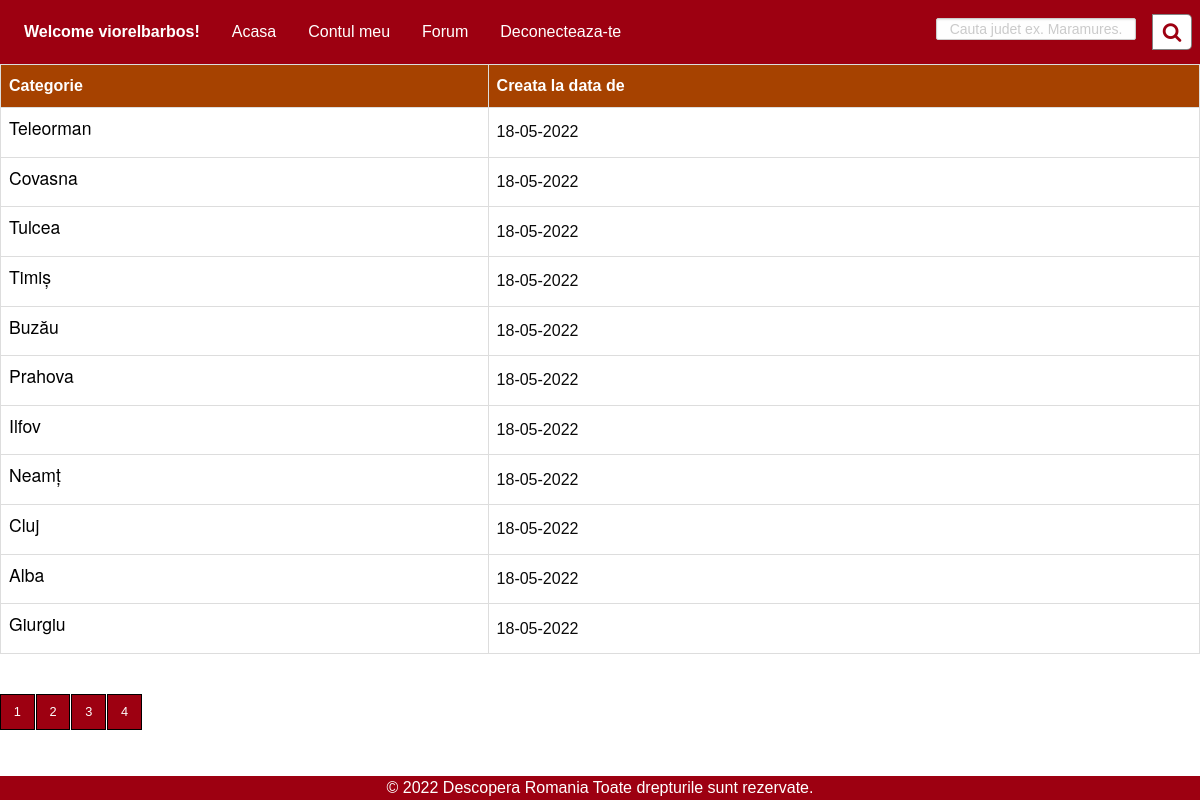
Screenshot of /category.php?pg=2 (signed in) with the database file from the repository.
### tables this page shows
CREATE TABLE `pages` (
  `id` int(11) NOT NULL,
  `pg_name` varchar(20) NOT NULL,
  `nume_meniu` varchar(17) NOT NULL,
  `tip_user` int(11) NOT NULL
);

CREATE TABLE `judete` (
  `id` int(11) NOT NULL,
  `code` varchar(55) NOT NULL,
  `name` varchar(64) NOT NULL
);

### category.php (the view, shortened to what this page needs)
<html>
  <link rel="stylesheet" href="css/foundation.css" />
  <link rel="stylesheet" href="css/app.css" />
  <link rel="stylesheet" href="css/app.css" />
  <link rel="stylesheet" href="css/styleAuth.css" />
</html>
<?php
include 'db.php';
include 'header-admin.php';
if($_SESSION['type'] == 1) {
    $start = 0;
    $limit = 7;
    $id = 1;
}
else {
    $limit = 11;
    $id = 1;
}
    if (isset($_GET['pg'])) {
        $id = $_GET['pg'];
    }
    else {
      $id = 1;
    }
    $start = ($id - 1) * $limit;
    $sql_jud = "SELECT * FROM judete LIMIT $start, $limit";
    $result_jud = mysqli_query($con, $sql_jud);
    if (!$result_jud)
        die('Invalid querry:' . mysqli_error($con));
    else {
        echo "<table id = \"customers\">";
        echo "<tr><th><b>Categorie</b></th><th><b>Creata la data de</b></th></tr>";
        while ($table_data = mysqli_fetch_array($result_jud, MYSQLI_ASSOC)) {
            echo "<tr><td>";
            echo '<h3><a href="topic.php?jud=' . $table_data['name'] . '">' . $table_data['name'] . '</a><h3>';
            echo "</td>";
            echo "<td>";
            echo "18-05-2022";
            echo "</td></tr>";
        }
        echo "</table>";
        $rows = mysqli_num_rows(mysqli_query($con, "SELECT * FROM judete "));
        $total = ceil($rows / $limit);
        echo "<div class='container'>";
        echo "<ul class='pagination'>";
        for ($i = 1; $i <= $total; $i++) {
            if ($i == $id) {
                echo "<li><a href='?pg=" . $i . "'>" . $i . "</a></li>";
            } else {
                echo "<li><a href='?pg=" . $i . "'>" . $i . "</a></li>";
            }
        }
        echo "</ul>";
        echo "</div>";
        include('footer.php');
    }
?>

### header-admin.php (shortened to what this page needs)
<link rel="stylesheet" href="https://cdnjs.cloudflare.com/ajax/libs/font-awesome/4.7.0/css/font-awesome.min.css">
<div class="top-bar">
        <div class="top-bar-left">
            <ul class="dropdown menu" data-dropdown-menu>
                <li class="menu-text">Welcome <?php echo $_SESSION['username']; ?>!</li>
                <?php
                    include('verificare.php');
                    $user_type = $_SESSION['type'];
                    $sql_pagini = "SELECT * FROM pages WHERE tip_user in ('$user_type', '2')";
                    $result_pagini = mysqli_query($con, $sql_pagini);
                    while ($table_data = mysqli_fetch_array($result_pagini, MYSQLI_ASSOC)) {
                        echo "<li><a href=".$table_data['pg_name'].">".$table_data['nume_meniu']."</a></li>";
                    }
                ?>
            </ul>
        </div>
        <div class="wrap">
            <div class="search">
            <form id="usrform" action="" method="post">
                <input name = "cautare" type="text" class="searchTerm" placeholder="Cauta judet ex. Maramures.">
                    <button name ="cauta" type="submit" class="searchButton"><i class="fa fa-search"></i></button>
            </form>
            </div>
        </div>
</div>

### css/app.css (style rules this page uses)
.search { width: 100%; position: relative; display: flex; }
.searchTerm { width: 100%; border: 3px solid #00B4CC; border-right: none; height: 20px; border-radius: 5px 0 0 5px; outline: none; color: #9DBFAF; }
.searchButton { width: 40px; height: 36px; border: 1px solid #0000007c; background: #ffffff; text-align: center; color: #9d0011; border-radius: 0 5px 5px 0; cursor: pointer; font-size: 20px; float: right; }
.pagination { justify-content: left; }
.container { width: 100%; display: flex; justify-content: start; flex-direction: column; align-items: flex-start; }
#customers { margin-bottom: 40px; }

### css/styleAuth.css (style rules this page uses)
a { color: #0067ab; text-decoration: none; }
input[type='text'], input[type='email'], input[type='password'] { width: 200px; border-radius: 2px; border: 1px solid #CCC; padding: 10px; color: #333; font-size: 14px; margin-top: 10px; text-align: center; }

### category.php (style rules this page uses)
.top-bar, .top-bar ul { background-color: #ff0000; color: white; }
a { color: white; }
#customers { font-family: Arial, Helvetica, sans-serif; border-collapse: collapse; width: 100%; }
#customers td, #customers th { border: 1px solid #ddd; padding: 8px; }
#customers tr { background-color: white; }
#customers th { padding-top: 12px; padding-bottom: 12px; text-align: left; background-color: #a64200; color: white; }
ul.pagination a { display: inline-block; vertical-align: middle; margin: 0 0 1rem 0; font-family: inherit; padding: 0.85em 1em; -webkit-appearance: none; border: 1px solid rgb(0, 0, 0); border-radius: 0; transition: background-color 0.25s ease-out, color 0.25s ease-out; font-size: 0.8rem; line-height: 1; text-align: center; cursor: pointer; background-color: #9d0011; color: #fefefe; }
td>h3>a { color: black; font-size: 1.1rem; }
.top-bar { width: 100%; }

### header-admin.php (style rules this page uses)
.wrap form { width: 313px; justify-content: flex-end; display: flex; align-items: center; flex-direction: row; }
.wrap { width:313px; }
.top-bar, .top-bar ul { background-color: #9d0011; }

### rows the page displays
pages: nume_meniu "Acasa"
pages: nume_meniu "Contul meu"
pages: nume_meniu "Forum"
pages: nume_meniu "Deconecteaza-te"
judete: name "Teleorman"
judete: name "Covasna"
judete: name "Tulcea"
judete: name "Timiș"
judete: name "Buzău"
judete: name "Prahova"
judete: name "Ilfov"
judete: name "Neamț"
judete: name "Cluj"
judete: name "Alba"
judete: name "Giurgiu"

### other values shown
$_SESSION['username'] "viorelbarbos"
